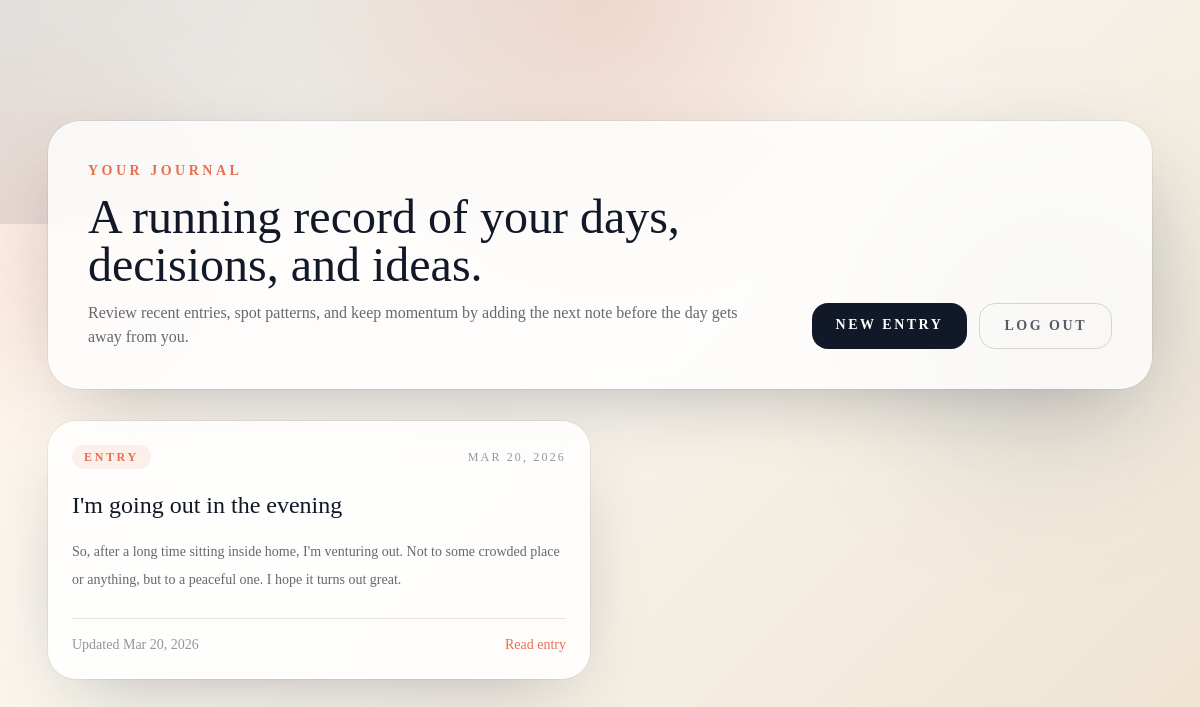
The app's page / (signed in) with its own data.
### journal/models.py (models this page shows, shortened)
class Entry(models.Model):
    user = models.ForeignKey(User, on_delete=models.CASCADE)
    title = models.CharField(max_length=200)
    content = models.TextField()
    created_at = models.DateTimeField(auto_now_add=True)
    updated_at = models.DateTimeField(auto_now=True)

### journal/views.py (the view)
# urls.py: path('', entry_list, name='entry_list'),
@login_required
def entry_list(request):
    entries = Entry.objects.filter(user=request.user).order_by('-created_at')
    return render(request, 'journal/entry_list.html', {
        'entries': entries
    })

### templates/journal/entry_list.html (shortened to what this page needs)
{% extends "base.html" %}
{% block content %}
<section class="w-full max-w-6xl space-y-8">
    <div class="flex flex-col gap-5 rounded-[2rem] bg-white/80 p-8 shadow-card ring-1 ring-black/5 backdrop-blur md:flex-row md:items-end md:justify-between md:p-10">
        <div class="space-y-3">
            <p class="text-sm font-semibold uppercase tracking-[0.25em] text-coral">Your Journal</p>
            <h1 class="max-w-2xl text-4xl leading-tight text-ink md:text-5xl">A running record of your days, decisions, and ideas.</h1>
            <p class="max-w-2xl text-sm leading-7 text-ink/65 md:text-base">
                Review recent entries, spot patterns, and keep momentum by adding the next note before the day gets away from you.
            </p>
        </div>
        <div class="flex flex-col gap-3 sm:flex-row">
            <a href="{% url 'create_entry' %}" class="rounded-2xl bg-ink px-6 py-3 text-sm font-semibold uppercase tracking-[0.18em] text-white transition hover:bg-coral">
                New Entry
            </a>
            <a href="{% url 'logout' %}" class="rounded-2xl border border-stone-300 px-6 py-3 text-sm font-semibold uppercase tracking-[0.18em] text-ink/70 transition hover:border-coral hover:text-coral">
                Log Out
            </a>
        </div>
    </div>
    {% if entries %}
        <div class="grid gap-5 md:grid-cols-2 xl:grid-cols-3">
            {% for entry in entries %}
                <article class="flex h-full flex-col rounded-[1.75rem] bg-white/85 p-6 shadow-card ring-1 ring-black/5 backdrop-blur transition hover:-translate-y-1 hover:shadow-2xl">
                    <div class="mb-5 flex items-center justify-between gap-4">
                        <span class="rounded-full bg-coral/10 px-3 py-1 text-xs font-semibold uppercase tracking-[0.22em] text-coral">Entry</span>
                        <time class="text-xs uppercase tracking-[0.18em] text-ink/45">{{ entry.created_at|date:"M d, Y" }}</time>
                    </div>
                    <h2 class="text-2xl leading-snug text-ink">
                        <a href="{% url 'entry_detail' entry.id %}" class="transition hover:text-coral">
                            {{ entry.title }}
                        </a>
                    </h2>
                    <p class="mt-4 flex-1 text-sm leading-7 text-ink/65">
                        {{ entry.content|truncatechars:180 }}
                    </p>
                    <div class="mt-6 flex items-center justify-between border-t border-stone-200 pt-4 text-sm text-ink/45">
                        <span>Updated {{ entry.updated_at|date:"M d, Y" }}</span>
                        <a href="{% url 'entry_detail' entry.id %}" class="font-medium text-coral transition hover:text-pine">
                            Read entry
                        </a>
                    </div>
                </article>
            {% endfor %}
        </div>
    {% endif %}
</section>
{% endblock %}

### records on screen
Entry: created_at "MAR 20, 2026", title "I'm going out in the evening", content "So, after a long time sitting inside home, I'm venturing out. Not to some crowded place or anything, but to a peaceful one. I hope it turns out great.", updated_at "Mar 20, 2026"
